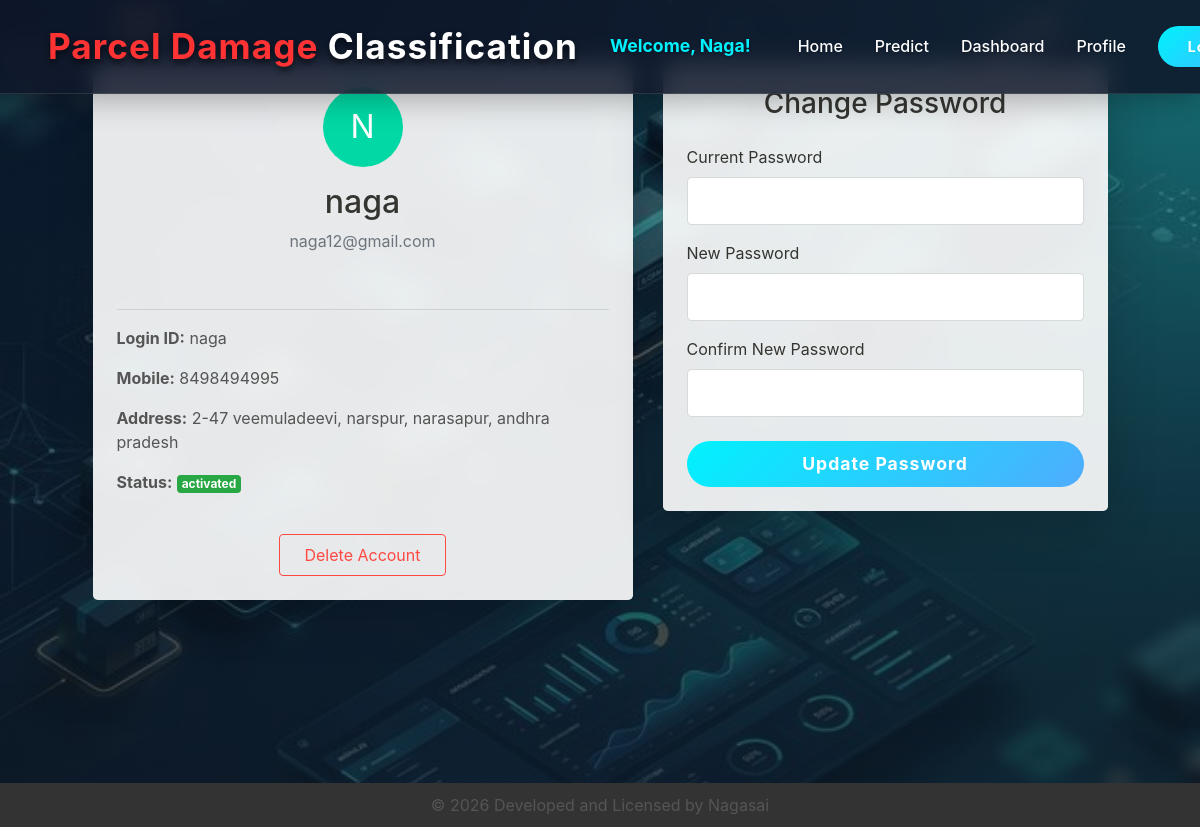
The app's page /UserProfile/ (signed in) with its own data.
### users/models.py (models this page shows, shortened)
class UserRegistrationModel(models.Model):
    name = models.CharField(unique=True, max_length=100)
    loginid = models.CharField(unique=True, max_length=100, null=True, blank=True)
    password = models.CharField(max_length=100)
    mobile = models.CharField(unique=True, max_length=100)
    email = models.CharField(unique=True, max_length=100)
    locality = models.CharField(max_length=100)
    address = models.CharField(max_length=1000)
    city = models.CharField(max_length=100)
    state = models.CharField(max_length=100)
    status = models.CharField(max_length=100)
    otp_code = models.CharField(max_length=6, null=True, blank=True)
    otp_created_at = models.DateTimeField(null=True, blank=True)
    class Meta:
        db_table = 'UserRegistrations'

### users/views.py (the view)
# urls.py: path("UserProfile/", usr.UserProfile, name="UserProfile"),
def UserProfile(request):
    user_id = request.session.get('id')
    if not user_id:
        return redirect('Login')
    user = UserRegistrationModel.objects.get(id=user_id)
    return render(request, 'users/UserProfile.html', {'user': user})

### assets/templates/users/UserProfile.html (shortened to what this page needs)
{% extends 'users/userbase.html' %}
{% load static %}
{% block profile %}active{% endblock %}
{% block content %}
<div class="container mt-5">
    <div class="row justify-content-center">
        <div class="col-md-6 wow fadeInLeft" data-wow-duration="1s">
            <div class="card shadow-lg border-0 rounded-lg p-4" style="background: rgba(255, 255, 255, 0.9); backdrop-filter: blur(10px);">
                <div class="text-center mb-4">
                    <div class="bg-primary text-white rounded-circle d-inline-flex align-items-center justify-content-center mb-3" style="width: 80px; height: 80px; font-size: 2rem;">
                        {{ user.name|first|upper }}
                    </div>
                    <h2 class="text-dark">{{ user.name }}</h2>
                    <p class="text-muted">{{ user.email }}</p>
                </div>
                <hr>
                <div class="profile-details">
                    <p><strong>Login ID:</strong> {{ user.loginid }}</p>
                    <p><strong>Mobile:</strong> {{ user.mobile }}</p>
                    <p><strong>Address:</strong> {{ user.address }}, {{ user.locality }}, {{ user.city }}, {{ user.state }}</p>
                    <p><strong>Status:</strong> <span class="badge badge-success">{{ user.status }}</span></p>
                </div>
                <div class="mt-4 text-center">
                    <button class="btn btn-outline-danger" data-toggle="modal" data-target="#deleteAccountModal">Delete Account</button>
                </div>
            </div>
        </div>
        <div class="col-md-5 wow fadeInRight" data-wow-duration="1s">
            <div class="card shadow-lg border-0 rounded-lg p-4" style="background: rgba(255, 255, 255, 0.9); backdrop-filter: blur(10px);">
                <h3 class="text-center mb-4 text-dark">Change Password</h3>
                <form action="{% url 'ChangePassword' %}" method="POST">
                    <div class="form-group mb-3">
                        <label class="text-dark">Current Password</label>
                        <input type="password" name="old_pass" class="form-control" required>
                    </div>
                    <div class="form-group mb-3">
                        <label class="text-dark">New Password</label>
                        <input type="password" name="new_pass" class="form-control" required minlength="6">
                    </div>
                    <div class="form-group mb-4">
                        <label class="text-dark">Confirm New Password</label>
                        <input type="password" name="confirm_pass" class="form-control" required minlength="6">
                    </div>
                    <button type="submit" class="btn btn-primary btn-block">Update Password</button>
                </form>
            </div>
        </div>
    </div>
</div>
{% endblock %}

### assets/static/css/theme.css (style rules this page uses)
:root { --primary: #00D9A5; --accent: #FF3D85; --secondary: #4E5AFE; --warning: #EED818; --info: #05B4E1; --danger: #FF4943; --success: #96C93D; --dark: #343531; --light: #F5F9F6; --cs: #596261; --grey: #6E807A; }
body { font-family: "Source Sans Pro", sans-serif; line-height: 1.5; color: #343531; }
.bg-primary { background-color: #00D9A5 !important; }
.text-dark { color: #343531 !important; }
.btn-primary { color: #fff; background-color: #00D9A5; border-color: transparent; }
.btn-outline-danger { color: #FF4943; border-color: #FF4943; }
.btn { padding: 8px 24px; }
.form-control { padding: 8px 15px; height: calc(1.5em + 1.375rem + 2px); border-color: #d6dbd9; }

### records on screen
UserRegistrationModel: name|first "N", name "naga", email "naga12@gmail.com", loginid "naga", mobile "8498494995", address "2-47 veemuladeevi", locality "narspur", city "narasapur", state "andhra pradesh", status "activated"

### other values on screen
{{ request.session.loggeduser }} "Naga"
